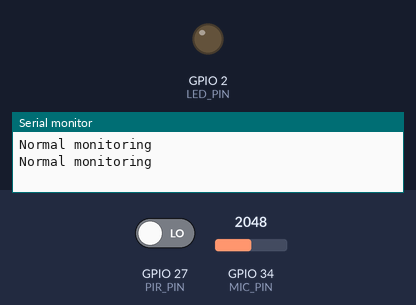
The sketch below on a simulated ESP32. Parts: output pins drawn as LEDs (lit = HIGH), the last lines printed to the serial monitor. Inputs (shaded band) come from the test bench; at power-on: GPIO 27 (PIR_PIN) LOW, GPIO 34 (MIC_PIN) = 2048.

Above: at 1.8 s.
1.9 s: GPIO 27 (PIR_PIN) driven HIGH
At 2.8 s:
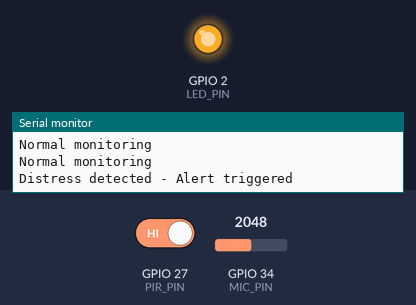
3.5 s: GPIO 27 (PIR_PIN) driven LOW
At 4.3 s:
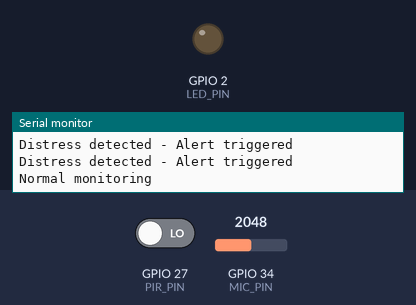
Timing chart, 0 to 6.5 s (numbered marks = the images above; inputs shaded):
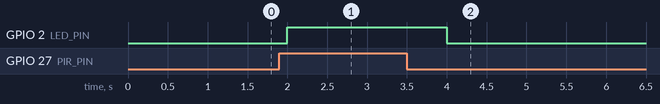

Measured:
- after the input at 1.9 s, GPIO 2 (LED_PIN): LOW → HIGH after 0.10 s
- after the input at 3.5 s, GPIO 2 (LED_PIN): HIGH → LOW after 0.50 s

The sketch:

esp32_guardianedge.ino
```cpp
/*
 HexPair GuardianEdge
 Edge-based AIoT Child Safety System
*/

#define MIC_PIN 34
#define PIR_PIN 27
#define LED_PIN 2

void setup() {
  Serial.begin(9600);
  pinMode(PIR_PIN, INPUT);
  pinMode(LED_PIN, OUTPUT);
}

void loop() {
  int motion = digitalRead(PIR_PIN);
  int audioLevel = analogRead(MIC_PIN);

  // Simulated TinyML logic
  if (motion == HIGH && audioLevel > 2000) {
    // Distress detected
    digitalWrite(LED_PIN, HIGH);
    Serial.println("Distress detected - Alert triggered");
  } else {
    digitalWrite(LED_PIN, LOW);
    Serial.println("Normal monitoring");
  }

  delay(1000);
}
```
